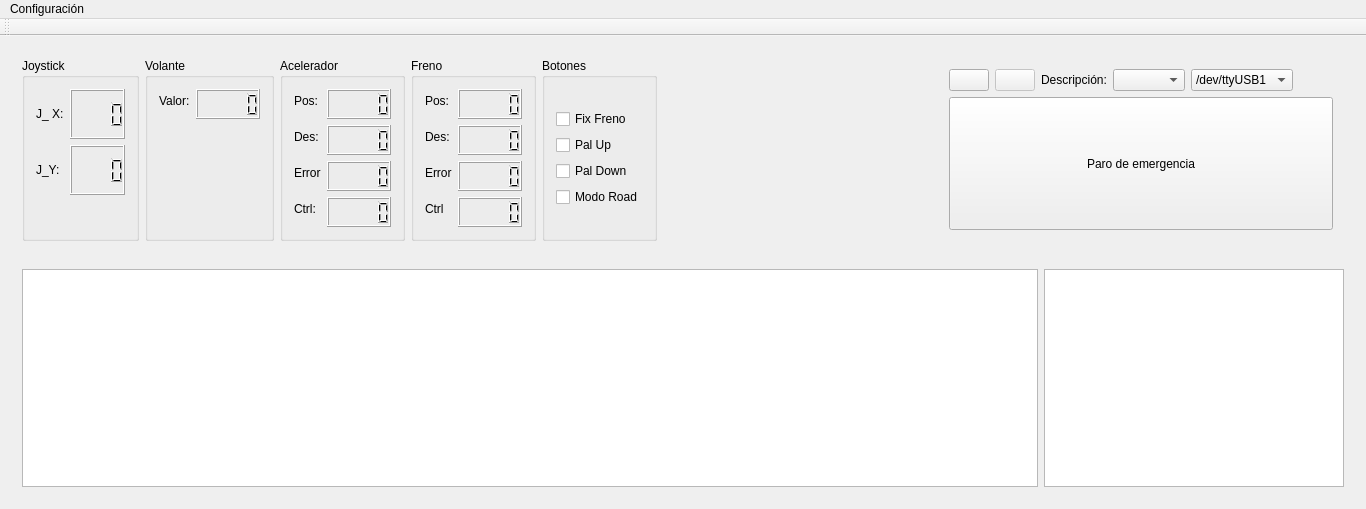
<?xml version="1.0" encoding="UTF-8"?>
<ui version="4.0">
 <class>MainWindow</class>
 <widget class="QMainWindow" name="MainWindow">
  <property name="geometry">
   <rect>
    <x>0</x>
    <y>0</y>
    <width>1366</width>
    <height>509</height>
   </rect>
  </property>
  <property name="windowTitle">
   <string>MainWindow</string>
  </property>
  <widget class="QWidget" name="centralWidget">
   <layout class="QVBoxLayout" name="verticalLayout">
    <item>
     <widget class="QWidget" name="valores_y_Conexion_Widget" native="true">
      <property name="sizePolicy">
       <sizepolicy hsizetype="MinimumExpanding" vsizetype="Fixed">
        <horstretch>0</horstretch>
        <verstretch>0</verstretch>
       </sizepolicy>
      </property>
      <property name="minimumSize">
       <size>
        <width>0</width>
        <height>0</height>
       </size>
      </property>
      <layout class="QHBoxLayout" name="Valores_Widget">
       <item>
        <layout class="QVBoxLayout" name="verticalLayout_7">
         <item>
          <layout class="QHBoxLayout" name="horizontalLayout">
           <item>
            <widget class="QGroupBox" name="grp_Joystick">
             <property name="title">
              <string>Joystick</string>
             </property>
             <layout class="QVBoxLayout" name="verticalLayout_6">
              <item>
               <layout class="QFormLayout" name="formLayout_2">
                <item row="0" column="0">
                 <widget class="QLabel" name="joystick_X_lbl">
                  <property name="sizePolicy">
                   <sizepolicy hsizetype="Minimum" vsizetype="Preferred">
                    <horstretch>0</horstretch>
                    <verstretch>0</verstretch>
                   </sizepolicy>
                  </property>
                  <property name="minimumSize">
                   <size>
                    <width>10</width>
                    <height>50</height>
                   </size>
                  </property>
                  <property name="text">
                   <string>J_ X:</string>
                  </property>
                 </widget>
                </item>
                <item row="0" column="1">
                 <widget class="QLCDNumber" name="joystick_X_lcd">
                  <property name="enabled">
                   <bool>true</bool>
                  </property>
                  <property name="sizePolicy">
                   <sizepolicy hsizetype="Minimum" vsizetype="Preferred">
                    <horstretch>0</horstretch>
                    <verstretch>0</verstretch>
                   </sizepolicy>
                  </property>
                  <property name="minimumSize">
                   <size>
                    <width>0</width>
                    <height>50</height>
                   </size>
                  </property>
                  <property name="font">
                   <font>
                    <pointsize>20</pointsize>
                    <weight>75</weight>
                    <bold>true</bold>
                   </font>
                  </property>
                  <property name="digitCount">
                   <number>4</number>
                  </property>
                 </widget>
                </item>
                <item row="1" column="1">
                 <widget class="QLCDNumber" name="joystick_Y_lcd">
                  <property name="sizePolicy">
                   <sizepolicy hsizetype="Preferred" vsizetype="Preferred">
                    <horstretch>0</horstretch>
                    <verstretch>0</verstretch>
                   </sizepolicy>
                  </property>
                  <property name="minimumSize">
                   <size>
                    <width>0</width>
                    <height>50</height>
                   </size>
                  </property>
                  <property name="font">
                   <font>
                    <pointsize>14</pointsize>
                    <weight>75</weight>
                    <bold>true</bold>
                   </font>
                  </property>
                  <property name="digitCount">
                   <number>4</number>
                  </property>
                 </widget>
                </item>
                <item row="1" column="0">
                 <widget class="QLabel" name="joystick_Y_lbl">
                  <property name="sizePolicy">
                   <sizepolicy hsizetype="Minimum" vsizetype="Preferred">
                    <horstretch>0</horstretch>
                    <verstretch>0</verstretch>
                   </sizepolicy>
                  </property>
                  <property name="minimumSize">
                   <size>
                    <width>10</width>
                    <height>50</height>
                   </size>
                  </property>
                  <property name="text">
                   <string>J_Y:</string>
                  </property>
                 </widget>
                </item>
               </layout>
              </item>
             </layout>
            </widget>
           </item>
           <item>
            <widget class="QGroupBox" name="grp_Volante">
             <property name="title">
              <string>Volante</string>
             </property>
             <layout class="QVBoxLayout" name="verticalLayout_5">
              <item>
               <layout class="QFormLayout" name="formLayout">
                <item row="0" column="0">
                 <widget class="QLabel" name="valorVolante_lbl">
                  <property name="text">
                   <string>Valor:</string>
                  </property>
                 </widget>
                </item>
                <item row="0" column="1">
                 <widget class="QLCDNumber" name="volante_lcd">
                  <property name="sizePolicy">
                   <sizepolicy hsizetype="Minimum" vsizetype="Preferred">
                    <horstretch>0</horstretch>
                    <verstretch>0</verstretch>
                   </sizepolicy>
                  </property>
                  <property name="minimumSize">
                   <size>
                    <width>0</width>
                    <height>30</height>
                   </size>
                  </property>
                  <property name="font">
                   <font>
                    <pointsize>14</pointsize>
                   </font>
                  </property>
                 </widget>
                </item>
               </layout>
              </item>
             </layout>
            </widget>
           </item>
           <item>
            <widget class="QGroupBox" name="grp_Acelerador">
             <property name="title">
              <string>Acelerador</string>
             </property>
             <property name="flat">
              <bool>false</bool>
             </property>
             <layout class="QVBoxLayout" name="verticalLayout_4">
              <item>
               <layout class="QFormLayout" name="frmLay_Acelerador">
                <item row="0" column="0">
                 <widget class="QLabel" name="valorAcelerador_lbl">
                  <property name="text">
                   <string>Pos:</string>
                  </property>
                 </widget>
                </item>
                <item row="0" column="1">
                 <widget class="QLCDNumber" name="aceleradorPos_lcd">
                  <property name="sizePolicy">
                   <sizepolicy hsizetype="Minimum" vsizetype="Minimum">
                    <horstretch>0</horstretch>
                    <verstretch>0</verstretch>
                   </sizepolicy>
                  </property>
                  <property name="minimumSize">
                   <size>
                    <width>0</width>
                    <height>30</height>
                   </size>
                  </property>
                  <property name="font">
                   <font>
                    <pointsize>14</pointsize>
                    <weight>75</weight>
                    <bold>true</bold>
                   </font>
                  </property>
                 </widget>
                </item>
                <item row="1" column="0">
                 <widget class="QLabel" name="label_3">
                  <property name="text">
                   <string>Des:</string>
                  </property>
                 </widget>
                </item>
                <item row="3" column="0">
                 <widget class="QLabel" name="label_4">
                  <property name="text">
                   <string>Ctrl:</string>
                  </property>
                 </widget>
                </item>
                <item row="1" column="1">
                 <widget class="QLCDNumber" name="aceleradorDes_lcd">
                  <property name="sizePolicy">
                   <sizepolicy hsizetype="Preferred" vsizetype="Preferred">
                    <horstretch>0</horstretch>
                    <verstretch>0</verstretch>
                   </sizepolicy>
                  </property>
                  <property name="minimumSize">
                   <size>
                    <width>0</width>
                    <height>30</height>
                   </size>
                  </property>
                  <property name="font">
                   <font>
                    <pointsize>14</pointsize>
                   </font>
                  </property>
                 </widget>
                </item>
                <item row="3" column="1">
                 <widget class="QLCDNumber" name="aceleradorControl_lcd">
                  <property name="sizePolicy">
                   <sizepolicy hsizetype="Minimum" vsizetype="Minimum">
                    <horstretch>0</horstretch>
                    <verstretch>0</verstretch>
                   </sizepolicy>
                  </property>
                  <property name="minimumSize">
                   <size>
                    <width>0</width>
                    <height>30</height>
                   </size>
                  </property>
                  <property name="font">
                   <font>
                    <pointsize>14</pointsize>
                   </font>
                  </property>
                 </widget>
                </item>
                <item row="2" column="0">
                 <widget class="QLabel" name="label_5">
                  <property name="text">
                   <string>Error</string>
                  </property>
                 </widget>
                </item>
                <item row="2" column="1">
                 <widget class="QLCDNumber" name="Acelerador_lcdError">
                  <property name="sizePolicy">
                   <sizepolicy hsizetype="Preferred" vsizetype="Preferred">
                    <horstretch>0</horstretch>
                    <verstretch>0</verstretch>
                   </sizepolicy>
                  </property>
                  <property name="minimumSize">
                   <size>
                    <width>0</width>
                    <height>30</height>
                   </size>
                  </property>
                 </widget>
                </item>
               </layout>
              </item>
             </layout>
            </widget>
           </item>
           <item>
            <widget class="QGroupBox" name="grp_Freno">
             <property name="title">
              <string>Freno</string>
             </property>
             <layout class="QVBoxLayout" name="verticalLayout_2">
              <item>
               <layout class="QFormLayout" name="frmLay_Freno">
                <item row="0" column="0">
                 <widget class="QLabel" name="valorFreno_lbl">
                  <property name="minimumSize">
                   <size>
                    <width>20</width>
                    <height>0</height>
                   </size>
                  </property>
                  <property name="text">
                   <string>Pos:</string>
                  </property>
                 </widget>
                </item>
                <item row="0" column="1">
                 <widget class="QLCDNumber" name="frenoPos_lcd">
                  <property name="sizePolicy">
                   <sizepolicy hsizetype="Preferred" vsizetype="Minimum">
                    <horstretch>0</horstretch>
                    <verstretch>0</verstretch>
                   </sizepolicy>
                  </property>
                  <property name="minimumSize">
                   <size>
                    <width>0</width>
                    <height>30</height>
                   </size>
                  </property>
                  <property name="font">
                   <font>
                    <pointsize>14</pointsize>
                    <weight>75</weight>
                    <bold>true</bold>
                   </font>
                  </property>
                 </widget>
                </item>
                <item row="1" column="0">
                 <widget class="QLabel" name="label">
                  <property name="minimumSize">
                   <size>
                    <width>20</width>
                    <height>0</height>
                   </size>
                  </property>
                  <property name="text">
                   <string>Des:</string>
                  </property>
                 </widget>
                </item>
                <item row="1" column="1">
                 <widget class="QLCDNumber" name="frenoDes_lcd">
                  <property name="sizePolicy">
                   <sizepolicy hsizetype="Minimum" vsizetype="Preferred">
                    <horstretch>0</horstretch>
                    <verstretch>0</verstretch>
                   </sizepolicy>
                  </property>
                  <property name="minimumSize">
                   <size>
                    <width>0</width>
                    <height>30</height>
                   </size>
                  </property>
                  <property name="font">
                   <font>
                    <pointsize>14</pointsize>
                    <weight>75</weight>
                    <bold>true</bold>
                   </font>
                  </property>
                 </widget>
                </item>
                <item row="2" column="1">
                 <widget class="QLCDNumber" name="Freno_lcdError">
                  <property name="minimumSize">
                   <size>
                    <width>0</width>
                    <height>30</height>
                   </size>
                  </property>
                 </widget>
                </item>
                <item row="2" column="0">
                 <widget class="QLabel" name="Freno_lblError">
                  <property name="text">
                   <string>Error</string>
                  </property>
                 </widget>
                </item>
                <item row="3" column="1">
                 <widget class="QLCDNumber" name="frenoControl_lcd">
                  <property name="enabled">
                   <bool>true</bool>
                  </property>
                  <property name="sizePolicy">
                   <sizepolicy hsizetype="Minimum" vsizetype="Preferred">
                    <horstretch>0</horstretch>
                    <verstretch>0</verstretch>
                   </sizepolicy>
                  </property>
                  <property name="minimumSize">
                   <size>
                    <width>30</width>
                    <height>30</height>
                   </size>
                  </property>
                  <property name="font">
                   <font>
                    <pointsize>14</pointsize>
                    <weight>75</weight>
                    <bold>true</bold>
                   </font>
                  </property>
                  <property name="smallDecimalPoint">
                   <bool>false</bool>
                  </property>
                  <property name="digitCount">
                   <number>5</number>
                  </property>
                 </widget>
                </item>
                <item row="3" column="0">
                 <widget class="QLabel" name="label_2">
                  <property name="minimumSize">
                   <size>
                    <width>20</width>
                    <height>0</height>
                   </size>
                  </property>
                  <property name="text">
                   <string>Ctrl</string>
                  </property>
                 </widget>
                </item>
               </layout>
              </item>
             </layout>
            </widget>
           </item>
           <item>
            <widget class="QGroupBox" name="groupBox">
             <property name="title">
              <string>Botones</string>
             </property>
             <layout class="QVBoxLayout" name="verticalLayout_9">
              <item>
               <layout class="QVBoxLayout" name="verticalLayout_8">
                <item>
                 <widget class="QCheckBox" name="FixFreno_chk">
                  <property name="text">
                   <string>Fix Freno</string>
                  </property>
                 </widget>
                </item>
                <item>
                 <widget class="QCheckBox" name="PalUp_chk">
                  <property name="text">
                   <string>Pal Up</string>
                  </property>
                 </widget>
                </item>
                <item>
                 <widget class="QCheckBox" name="PalDown_chk">
                  <property name="text">
                   <string>Pal Down</string>
                  </property>
                 </widget>
                </item>
                <item>
                 <widget class="QCheckBox" name="RoadMode_chk">
                  <property name="text">
                   <string>Modo Road</string>
                  </property>
                 </widget>
                </item>
               </layout>
              </item>
             </layout>
            </widget>
           </item>
          </layout>
         </item>
        </layout>
       </item>
       <item>
        <spacer name="valoresYConexion_Spacer">
         <property name="orientation">
          <enum>Qt::Horizontal</enum>
         </property>
         <property name="sizeHint" stdset="0">
          <size>
           <width>40</width>
           <height>20</height>
          </size>
         </property>
        </spacer>
       </item>
       <item>
        <widget class="QWidget" name="ConexionConfigForm_Widget" native="true">
         <property name="sizePolicy">
          <sizepolicy hsizetype="Preferred" vsizetype="Minimum">
           <horstretch>0</horstretch>
           <verstretch>0</verstretch>
          </sizepolicy>
         </property>
         <layout class="QVBoxLayout" name="verticalLayout_3">
          <item>
           <layout class="QHBoxLayout" name="Conectar_HLay">
            <item>
             <widget class="QPushButton" name="btnConectar">
              <property name="enabled">
               <bool>true</bool>
              </property>
              <property name="text">
               <string/>
              </property>
              <property name="icon">
               <iconset resource="build-LecturaValores/resources.qrc">
                <normaloff>:/images/connect.png</normaloff>:/images/connect.png</iconset>
              </property>
             </widget>
            </item>
            <item>
             <widget class="QPushButton" name="btnDesconectar">
              <property name="enabled">
               <bool>false</bool>
              </property>
              <property name="text">
               <string/>
              </property>
              <property name="icon">
               <iconset resource="build-LecturaValores/resources.qrc">
                <normaloff>:/images/disconnect.png</normaloff>:/images/disconnect.png</iconset>
              </property>
             </widget>
            </item>
            <item>
             <widget class="QLabel" name="lblDescripcion">
              <property name="text">
               <string>Descripción:</string>
              </property>
             </widget>
            </item>
            <item>
             <widget class="QComboBox" name="cmbBaudRate">
              <property name="currentIndex">
               <number>-1</number>
              </property>
             </widget>
            </item>
            <item>
             <widget class="QComboBox" name="cmbSerialPortSelector">
              <property name="currentIndex">
               <number>1</number>
              </property>
              <item>
               <property name="text">
                <string>/dev/ttyUSB0</string>
               </property>
              </item>
              <item>
               <property name="text">
                <string>/dev/ttyUSB1</string>
               </property>
              </item>
              <item>
               <property name="text">
                <string>/dev/ttyUSB2</string>
               </property>
              </item>
              <item>
               <property name="text">
                <string>/dev/ttyACM0</string>
               </property>
              </item>
              <item>
               <property name="text">
                <string>/dev/ttyACM1</string>
               </property>
              </item>
             </widget>
            </item>
            <item>
             <spacer name="horizontalSpacer_2">
              <property name="orientation">
               <enum>Qt::Horizontal</enum>
              </property>
              <property name="sizeHint" stdset="0">
               <size>
                <width>40</width>
                <height>20</height>
               </size>
              </property>
             </spacer>
            </item>
           </layout>
          </item>
          <item>
           <widget class="QPushButton" name="btnParoEmergencia">
            <property name="sizePolicy">
             <sizepolicy hsizetype="Preferred" vsizetype="Preferred">
              <horstretch>0</horstretch>
              <verstretch>0</verstretch>
             </sizepolicy>
            </property>
            <property name="text">
             <string>Paro de emergencia</string>
            </property>
           </widget>
          </item>
         </layout>
        </widget>
       </item>
      </layout>
     </widget>
    </item>
    <item>
     <widget class="QWidget" name="SalidaConsola_Widget" native="true">
      <property name="sizePolicy">
       <sizepolicy hsizetype="Preferred" vsizetype="MinimumExpanding">
        <horstretch>0</horstretch>
        <verstretch>0</verstretch>
       </sizepolicy>
      </property>
      <layout class="QHBoxLayout" name="horizontalLayout_5">
       <item>
        <widget class="QPlainTextEdit" name="InfoSalida_txt">
         <property name="plainText">
          <string/>
         </property>
        </widget>
       </item>
       <item>
        <widget class="QPlainTextEdit" name="erroresSalida_txt">
         <property name="sizePolicy">
          <sizepolicy hsizetype="Fixed" vsizetype="Expanding">
           <horstretch>0</horstretch>
           <verstretch>0</verstretch>
          </sizepolicy>
         </property>
         <property name="minimumSize">
          <size>
           <width>300</width>
           <height>0</height>
          </size>
         </property>
         <property name="baseSize">
          <size>
           <width>300</width>
           <height>0</height>
          </size>
         </property>
         <property name="plainText">
          <string/>
         </property>
        </widget>
       </item>
      </layout>
     </widget>
    </item>
   </layout>
  </widget>
  <widget class="QMenuBar" name="menuBar">
   <property name="geometry">
    <rect>
     <x>0</x>
     <y>0</y>
     <width>1366</width>
     <height>22</height>
    </rect>
   </property>
   <widget class="QMenu" name="menuConfiguraci_n">
    <property name="title">
     <string>Configuración</string>
    </property>
    <addaction name="actionConfigurar"/>
    <addaction name="actionBuscar_puertos"/>
   </widget>
   <addaction name="menuConfiguraci_n"/>
  </widget>
  <widget class="QToolBar" name="mainToolBar">
   <attribute name="toolBarArea">
    <enum>TopToolBarArea</enum>
   </attribute>
   <attribute name="toolBarBreak">
    <bool>false</bool>
   </attribute>
  </widget>
  <action name="actionConfigurar">
   <property name="text">
    <string>Configurar</string>
   </property>
  </action>
  <action name="actionBuscar_puertos">
   <property name="text">
    <string>Buscar puertos</string>
   </property>
  </action>
 </widget>
 <layoutdefault spacing="6" margin="11"/>
 <resources>
  <include location="build-LecturaValores/resources.qrc"/>
 </resources>
 <connections/>
</ui>
